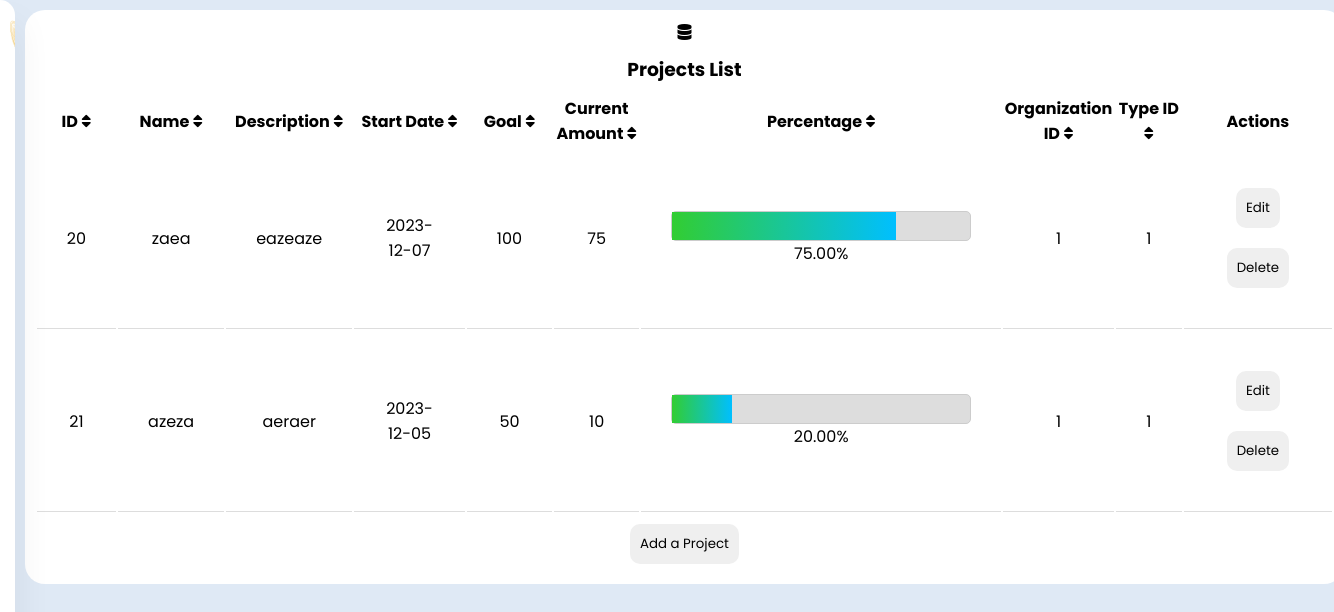
The app's page /view/Project/dashboard_project.php (signed in), older data.
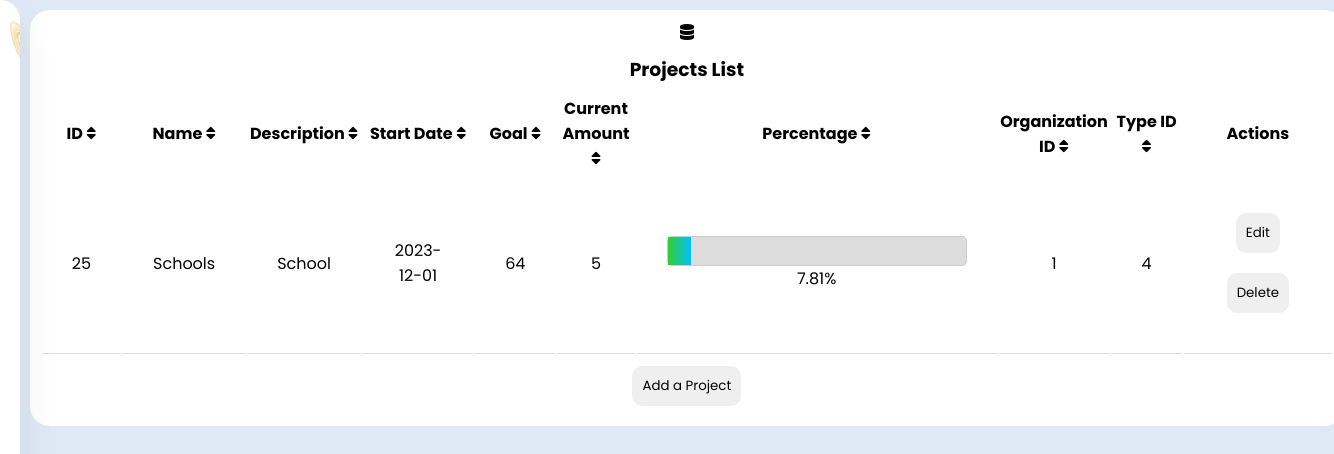
The same page, newer data.
### tables this page shows
CREATE TABLE `project` (
  `ID_Project` int(11) NOT NULL,
  `Project_name` varchar(20) NOT NULL,
  `Project_description` varchar(20) NOT NULL,
  `start_date` date NOT NULL,
  `Goal` float NOT NULL,
  `Current_amount` float NOT NULL,
  `Percentage` float NOT NULL,
  `ID_Org` int(11) NOT NULL,
  `ID_Type` int(11) NOT NULL
);

### controller/Project/ProjectC.php (called while the page is built, shortened)
<?php
class ProjectC
{
    public function read_project()
    {
        $conn = Config::getConnexion();
        $projects = [];
        $r = $conn->query("SELECT * FROM project");
        foreach ($r as $row) {
            $Project = [
                'ID_Project' => $row['ID_Project'],
                'Project_name' => $row['Project_name'],
                'Project_description' => $row['Project_description'],
                'start_date' => $row['start_date'],
                'Goal' => $row['Goal'],
                'Current_amount' => $row['Current_amount'],
                'Percentage' => $row['Percentage'],
                'ID_Org' => $row['ID_Org'],
                'ID_Type' => $row['ID_Type']
            ];
            $projects[] = $Project;
        }
        return $projects;
    }
}

### view/Project/dashboard_project.php (the view, shortened to what this page needs)
<!DOCTYPE html>
<html lang="en">
<?php
require_once "../../controller/Project/projectC.php";
?>
<head>
    <link rel="stylesheet" href="../dashboard.css" />
    <link rel="stylesheet" href="https://cdnjs.cloudflare.com/ajax/libs/font-awesome/5.15.4/css/all.min.css" />
    <link rel="stylesheet" href="project.css">
</head>
<body>
    <div class="container">
        <nav class="navbar">
            <ul>
                <li>
                    <a href="../index.html" class="logo">
                        <img src="../../assets/images/logo.png" alt="">
                    </a>
                </li>
                <li><a href="../index.html">
                    </a></li>
                <li><a href="">
                    </a></li>
                <li><a href="../User/dashboard_user.php">
                    </a></li>
                <li><a href="../Type/dashboard_type.php">
                    </a></li>
                <li><a href="dashboard_project.php">
                    </a></li>
                <li><a href="../Reclamation/dashboard_reclamation.php">
                    </a></li>
                <li><a href="../Reponse/dashboard_reponse.php">
                    </a></li>
                <li><a href="#">
                    </a></li>
            </ul>
        </nav>
        <section class="main">
            <div class="users">
                <div class="card">
                    <i class="fa fa-database"></i>
                    <h3>Projects List</h3>
                    <table class="table table-bordered">
                        <?php
                        function echoHeader($columnName, $index, $initialSort = false)
                        {
                            $sortClass = $initialSort ? 'sortable-header asc' : 'sortable-header';
                            $iconClass = 'fa fa-sort';
                            echo "<th onclick='sortTable($index)' class='$sortClass'>";
                            echo "$columnName <i class='fa $iconClass' aria-hidden='true'></i>";
                            echo "</th>";
                        }
                        $projectC = new ProjectC();
                        $projects = $projectC->read_project();
                        if (!empty($projects) && (is_iterable($projects) || is_object($projects))) {
                            echo "<tr>";
                            echoHeader("ID", 0, true);
                            echo "<th>Actions</th>";
                            echo "</tr>";
                            foreach ($projects as $project) {
                                echo "<tr>";
                                echo "<td>" . htmlspecialchars($project['ID_Project']) . "</td>";
                                echo "<td>" . htmlspecialchars($project['Project_name']) . "</td>";
                                echo "<td>" . htmlspecialchars($project['Project_description']) . "</td>";
                                echo "<td>" . htmlspecialchars($project['start_date']) . "</td>";
                                echo "<td>" . htmlspecialchars($project['Goal']) . "</td>";
                                echo  "<td>" . htmlspecialchars($project['Current_amount']) . "</td>";
                        ?>
                                <td class="progress-bar-container">
                                    <div class="full-bar">
                                        <div class="progress-bar" style="width: <?php echo htmlspecialchars($project['Percentage']) ?>%; ;"></div>
                                    </div>
                                    <p><?php echo number_format($project['Percentage'], 2);; ?>%</p>
                                </td>
                        <?php
                                echo "<td>" . htmlspecialchars($project['ID_Org']) . "</td>";
                                echo "<td>" . htmlspecialchars($project['ID_Type']) . "</td>";
                                echo "<td>";
                                echo "<button onclick=\"openEditModal(" . $project['ID_Project'] . ", '" . $project['Project_name'] . "', '" . $project['Project_description'] . "', '" . $project['start_date'] .  "', '" . $project['Current_amount'] . "', '" . $project['Goal'] . "', '" .  $project['ID_Type'] . "', '" .  $project['ID_Org'] . "')\">Edit</button>";
                                echo "<button onclick=\"confirmDelete(" . $project['ID_Project'] . ")\">Delete</button>";
                                echo "</td>";
                                echo "</tr>";
                            }
                        } else {
                            echo "<tr><td colspan='4'>No Projects found</td></tr>";
                        }
                        ?>
                    </table>
                    <button onclick="create()">Add a Project</button>
                </div>
            </div>
        </section>
    </div>
</body>
</html>

### view/dashboard.css (style rules this page uses)
* { margin: 0; padding: 0; outline: none; border: none; text-decoration: none; box-sizing: border-box; font-family: "Poppins", sans-serif; }
:root { --accent-color: #F4BE37; --secondary-color: #E2EAF1; --dark-color: #092035; --grey-color: #E2EAF1; --body-text-color: #7C8990; --light-text-color: #9CA5AD; --link-color: #092035; --green-color: #2ECC71; --red-color: #E74C3C; --purple-color: #9B59B6; --orange-color: #E67E22; --cyan-color: #3498DB; --pink-color: #FF6B81; }
body { background: #dfe9f5; font-family: "Poppins", sans-serif; }
.container { display: flex; }
nav { position: relative; height: 100vh; width: 280px; background: #ffff; overflow: hidden; box-shadow: 0 20px 35px rgba(0, 0, 0, 0.1); }
.navbar { width: 70px; transition: width 0.5s; border-radius: 0; overflow: hidden; display: flex; border-radius: 0 20px 20px 0; }
.logo { display: flex; align-items: center; padding: 20px; }
.logo img { width: 50px; height: 50px; display: flex; position: relative; right: 10px; }
a { color: rgb(85, 83, 83); font-size: 20px; display: block; padding: 20px; }
.users .card { width: 100%; margin: 10px; background: #fff; text-align: center; border-radius: 20px; padding: 10px; }
.users .card h3 { margin: 10px; text-transform: capitalize; }
.users .card td { padding: 30px; }
button { padding: 10px; border-radius: 10px; border: none; margin: 10px; }
.table td { border-bottom: 1px solid #ddd; padding: 10px; }

### view/Project/project.css (style rules this page uses)
.full-bar { width: 300px; height: 30px; background-color: #ddd; border-radius: 5px; border: 1px solid #ccc; }
.progress-bar { height: 100%; background: linear-gradient(to right, #32CD32, #00BFFF); }
.sortable-header { cursor: pointer; position: relative; }

Row changes from the older to the newer data that the page shows:
removed project: ID_Project "20", Project_name "zaea", Project_description "eazeaze", start_date "2023-12-07", Goal "100", Current_amount "75", Percentage "75.00", ID_Org "1", ID_Type "1"
removed project: ID_Project "21", Project_name "azeza", Project_description "aeraer", start_date "2023-12-05", Goal "50", Current_amount "10", Percentage "20.00", ID_Org "1", ID_Type "1"
added project: ID_Project "25", Project_name "Schools", Project_description "School", start_date "2023-12-01", Goal "64", Current_amount "5", Percentage "7.81", ID_Org "1", ID_Type "4"
